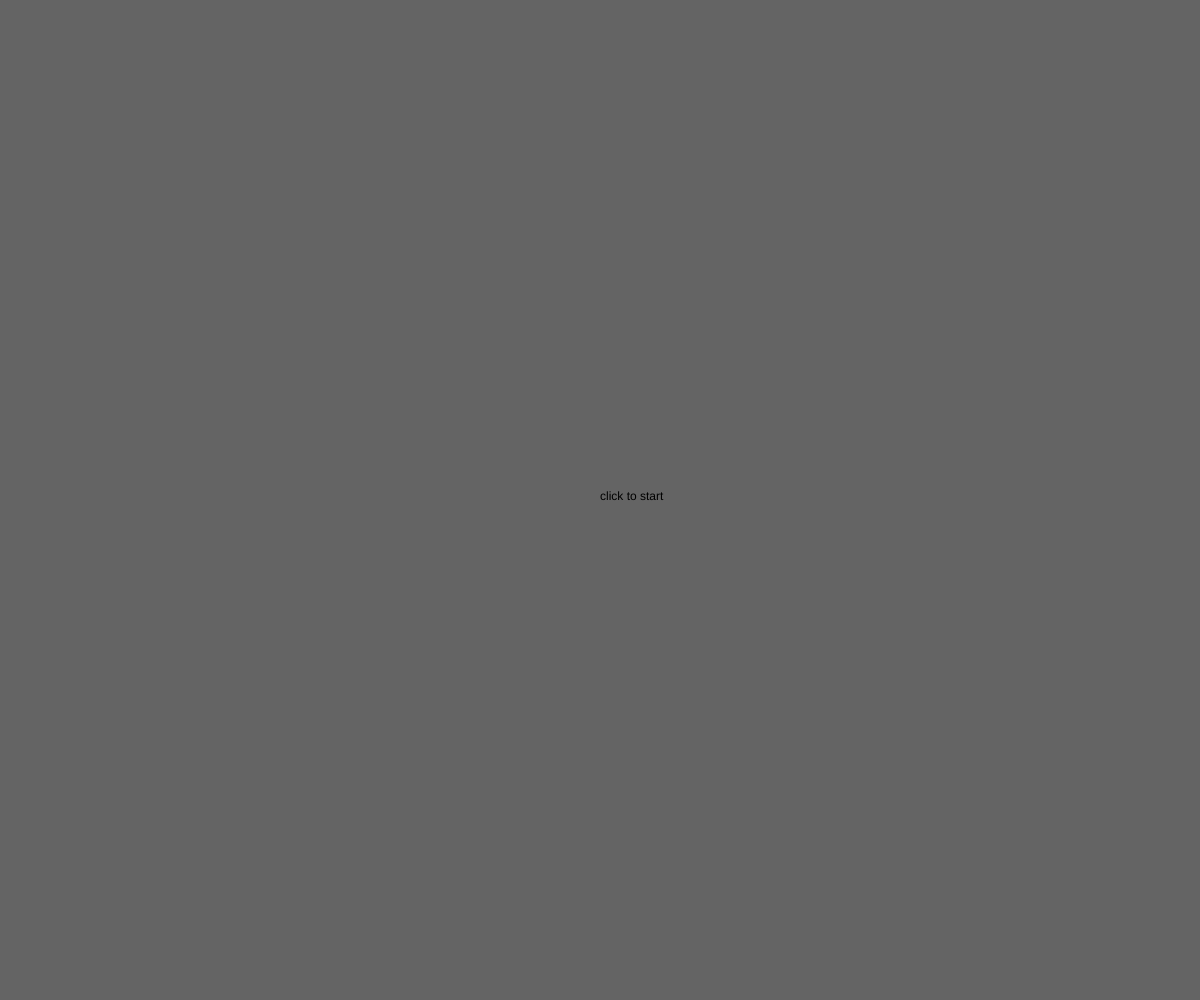
Frame 1 (no input)
Frame 60 (no input): identical to frame 1, image omitted
Frame 120 (the mouse pressed at the canvas centre since frame 60): identical to frame 1, image omitted

The p5.js sketch that drew this single still picture (run headless with seeded random() and noise() and a simulated clock; from frame 60 on, the mouse is pressed at the canvas centre):

// p5.js sketch
// ── sketch.js
let cars = [];
let frogPos;
let state = 0;
let timer = 0;

function setup() {
  createCanvas(windowWidth, windowHeight);
  imageMode(CENTER);
  rectMode(CENTER);

  // Spawn objects

  for (let i = 0; i < 2; i++) {
    cars.push(new Car());
  }

  // initialize the "frog position" vector
  frogPos = createVector(width / 2, height - 80);
}

function draw() {
  switch (state) {
    case 0: // menu screen
      background(100);
      text("click to start", width / 2, height / 2);
      break;

    case 1: // game screen
      game();
      timer++;
      if (timer > 15 * 60) {
        timer = 0;
        state = 3;
      }
      break;

    case 2: // win screen
      background(100);
      fill("white");
      text("you won!", width / 2, height / 2);

      break;

    case 3: // lose screen
      background(100);
      fill("white");
      text("you lost!", width / 2, height / 2);

      break;
  }
}

function mouseReleased() {
  switch (state) {
    case 0:
      state = 1; // go to game
      break;

    case 2: // win state
      resetTheGame();
      state = 0;
      break;

    case 3: // lose state
      resetTheGame();
      state = 0;
      break;
  }
}

function game() {
  background("white");

  // operate on every car
  for (let i = 0; i < cars.length; i++) {
    cars[i].display();
    cars[i].move();

    // collision detection
    if (cars[i].pos.dist(frogPos) < 30) {
      cars.splice(i, 1);
    }
  }

  if (cars.length <= 0) {
    timer = 0;
    state = 2;
  }

  // add a "frog"
  fill("green");
  ellipse(frogPos.x, frogPos.y, 50, 50);
  checkForKeys();
}

function resetTheGame() {
  cars = [];
  timer = 0;
  for (let i = 0; i < 20; i++) {
    cars.push(new Car());
  }
}

function checkForKeys() {
  if (keyIsDown(LEFT_ARROW)) frogPos.x -= 5;
  if (keyIsDown(RIGHT_ARROW)) frogPos.x += 5;
  if (keyIsDown(UP_ARROW)) frogPos.y -= 5;
  if (keyIsDown(DOWN_ARROW)) frogPos.y += 5;
}

class Car {
  // constructor and attributes
  constructor() {
    this.pos = createVector(random(width), 100); // initialize your attributes here
    this.velocity = createVector(0, random(3));
    this.r = random(255);
    this.g = random(255);
    this.b = random(255);
    this.o = random(100);
    this.size = random(48, 128);
  }

  // methods

  display() {
    // this can be text, images, or shapes
    fill(this.r, this.g, this.b, this.o);
    rect(this.pos.x, this.pos.y, this.size, 25);
    // image(this.img, this.pos.x, this.pos.y) ;
  }

  move() {
    this.pos.add(this.velocity);
    if (this.pos.x > width) this.pos.x = 0;
    if (this.pos.x < 0) this.pos.x = width;
    if (this.pos.y > height) this.pos.y = 0;
    if (this.pos.y < 0) this.pos.y = height;
  }
}
